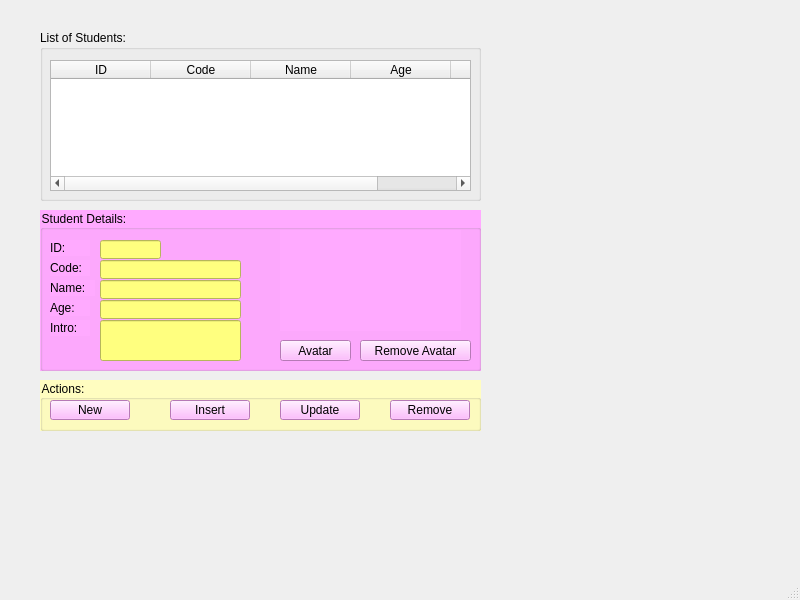
<?xml version="1.0" encoding="UTF-8"?>
<ui version="4.0">
 <class>MainWindow</class>
 <widget class="QMainWindow" name="MainWindow">
  <property name="geometry">
   <rect>
    <x>0</x>
    <y>0</y>
    <width>800</width>
    <height>600</height>
   </rect>
  </property>
  <property name="windowTitle">
   <string>MainWindow</string>
  </property>
  <widget class="QWidget" name="centralwidget">
   <widget class="QWidget" name="widget" native="true">
    <property name="geometry">
     <rect>
      <x>30</x>
      <y>30</y>
      <width>461</width>
      <height>411</height>
     </rect>
    </property>
    <widget class="QGroupBox" name="groupBox">
     <property name="geometry">
      <rect>
       <x>10</x>
       <y>350</y>
       <width>441</width>
       <height>51</height>
      </rect>
     </property>
     <property name="styleSheet">
      <string notr="true">background-color: rgb(255, 253, 192);</string>
     </property>
     <property name="title">
      <string>Actions:</string>
     </property>
     <widget class="QPushButton" name="pushButtonNew">
      <property name="geometry">
       <rect>
        <x>10</x>
        <y>20</y>
        <width>80</width>
        <height>20</height>
       </rect>
      </property>
      <property name="styleSheet">
       <string notr="true">background-color: rgb(255, 170, 255);</string>
      </property>
      <property name="text">
       <string>New</string>
      </property>
      <property name="icon">
       <iconset>
        <normaloff>images/ic_new.png</normaloff>images/ic_new.png</iconset>
      </property>
     </widget>
     <widget class="QPushButton" name="pushButtonInsert">
      <property name="geometry">
       <rect>
        <x>130</x>
        <y>20</y>
        <width>80</width>
        <height>20</height>
       </rect>
      </property>
      <property name="styleSheet">
       <string notr="true">background-color: rgb(255, 170, 255);</string>
      </property>
      <property name="text">
       <string>Insert</string>
      </property>
      <property name="icon">
       <iconset>
        <normaloff>images/ic_save.png</normaloff>images/ic_save.png</iconset>
      </property>
     </widget>
     <widget class="QPushButton" name="pushButtonUpdate">
      <property name="geometry">
       <rect>
        <x>240</x>
        <y>20</y>
        <width>80</width>
        <height>20</height>
       </rect>
      </property>
      <property name="styleSheet">
       <string notr="true">background-color: rgb(255, 170, 255);</string>
      </property>
      <property name="text">
       <string>Update</string>
      </property>
      <property name="icon">
       <iconset>
        <normaloff>images/ic_update.png</normaloff>images/ic_update.png</iconset>
      </property>
     </widget>
     <widget class="QPushButton" name="pushButtonRemove">
      <property name="geometry">
       <rect>
        <x>350</x>
        <y>20</y>
        <width>80</width>
        <height>20</height>
       </rect>
      </property>
      <property name="styleSheet">
       <string notr="true">background-color: rgb(255, 170, 255);</string>
      </property>
      <property name="text">
       <string>Remove</string>
      </property>
      <property name="icon">
       <iconset>
        <normaloff>images/ic_delete.png</normaloff>images/ic_delete.png</iconset>
      </property>
     </widget>
    </widget>
    <widget class="QGroupBox" name="groupBox_2">
     <property name="geometry">
      <rect>
       <x>10</x>
       <y>180</y>
       <width>441</width>
       <height>161</height>
      </rect>
     </property>
     <property name="styleSheet">
      <string notr="true">background-color: rgb(255, 170, 255);</string>
     </property>
     <property name="title">
      <string>Student Details:</string>
     </property>
     <widget class="QLineEdit" name="lineEditID">
      <property name="geometry">
       <rect>
        <x>60</x>
        <y>30</y>
        <width>61</width>
        <height>19</height>
       </rect>
      </property>
      <property name="styleSheet">
       <string notr="true">background-color: rgb(255, 255, 127);</string>
      </property>
     </widget>
     <widget class="QLabel" name="label_2">
      <property name="geometry">
       <rect>
        <x>10</x>
        <y>30</y>
        <width>40</width>
        <height>16</height>
       </rect>
      </property>
      <property name="text">
       <string>ID:</string>
      </property>
     </widget>
     <widget class="QLabel" name="label_3">
      <property name="geometry">
       <rect>
        <x>10</x>
        <y>50</y>
        <width>40</width>
        <height>16</height>
       </rect>
      </property>
      <property name="text">
       <string>Code:</string>
      </property>
     </widget>
     <widget class="QLineEdit" name="lineEditCode">
      <property name="geometry">
       <rect>
        <x>60</x>
        <y>50</y>
        <width>141</width>
        <height>19</height>
       </rect>
      </property>
      <property name="styleSheet">
       <string notr="true">background-color: rgb(255, 255, 127);</string>
      </property>
     </widget>
     <widget class="QLineEdit" name="lineEditName">
      <property name="geometry">
       <rect>
        <x>60</x>
        <y>70</y>
        <width>141</width>
        <height>19</height>
       </rect>
      </property>
      <property name="styleSheet">
       <string notr="true">background-color: rgb(255, 255, 127);</string>
      </property>
     </widget>
     <widget class="QLabel" name="label_4">
      <property name="geometry">
       <rect>
        <x>10</x>
        <y>70</y>
        <width>45</width>
        <height>16</height>
       </rect>
      </property>
      <property name="text">
       <string>Name:</string>
      </property>
     </widget>
     <widget class="QLineEdit" name="lineEditAge">
      <property name="geometry">
       <rect>
        <x>60</x>
        <y>90</y>
        <width>141</width>
        <height>19</height>
       </rect>
      </property>
      <property name="styleSheet">
       <string notr="true">background-color: rgb(255, 255, 127);</string>
      </property>
     </widget>
     <widget class="QLabel" name="label_5">
      <property name="geometry">
       <rect>
        <x>10</x>
        <y>90</y>
        <width>40</width>
        <height>16</height>
       </rect>
      </property>
      <property name="text">
       <string>Age:</string>
      </property>
     </widget>
     <widget class="QLineEdit" name="lineEditIntro">
      <property name="geometry">
       <rect>
        <x>60</x>
        <y>110</y>
        <width>141</width>
        <height>41</height>
       </rect>
      </property>
      <property name="styleSheet">
       <string notr="true">background-color: rgb(255, 255, 127);</string>
      </property>
     </widget>
     <widget class="QLabel" name="label_6">
      <property name="geometry">
       <rect>
        <x>10</x>
        <y>110</y>
        <width>40</width>
        <height>16</height>
       </rect>
      </property>
      <property name="text">
       <string>Intro:</string>
      </property>
     </widget>
     <widget class="QPushButton" name="pushButtonAvatar">
      <property name="geometry">
       <rect>
        <x>240</x>
        <y>130</y>
        <width>71</width>
        <height>21</height>
       </rect>
      </property>
      <property name="text">
       <string>Avatar</string>
      </property>
     </widget>
     <widget class="QPushButton" name="pushButtonRemoveAvatar">
      <property name="geometry">
       <rect>
        <x>320</x>
        <y>130</y>
        <width>111</width>
        <height>21</height>
       </rect>
      </property>
      <property name="text">
       <string>Remove Avatar</string>
      </property>
     </widget>
     <widget class="QLabel" name="labelAvatar">
      <property name="geometry">
       <rect>
        <x>240</x>
        <y>20</y>
        <width>181</width>
        <height>101</height>
       </rect>
      </property>
      <property name="text">
       <string/>
      </property>
      <property name="pixmap">
       <pixmap>images/ic_no_avatar.png</pixmap>
      </property>
      <property name="scaledContents">
       <bool>true</bool>
      </property>
     </widget>
    </widget>
    <widget class="QGroupBox" name="groupBox_3">
     <property name="geometry">
      <rect>
       <x>10</x>
       <y>0</y>
       <width>441</width>
       <height>171</height>
      </rect>
     </property>
     <property name="title">
      <string>List of Students:</string>
     </property>
     <widget class="QTableWidget" name="tableWidgetStudent">
      <property name="geometry">
       <rect>
        <x>10</x>
        <y>30</y>
        <width>421</width>
        <height>131</height>
       </rect>
      </property>
      <column>
       <property name="text">
        <string>ID</string>
       </property>
      </column>
      <column>
       <property name="text">
        <string>Code</string>
       </property>
      </column>
      <column>
       <property name="text">
        <string>Name</string>
       </property>
      </column>
      <column>
       <property name="text">
        <string>Age</string>
       </property>
      </column>
      <column>
       <property name="text">
        <string>Intro</string>
       </property>
      </column>
     </widget>
    </widget>
   </widget>
  </widget>
  <widget class="QMenuBar" name="menubar">
   <property name="geometry">
    <rect>
     <x>0</x>
     <y>0</y>
     <width>800</width>
     <height>26</height>
    </rect>
   </property>
  </widget>
  <widget class="QStatusBar" name="statusbar"/>
 </widget>
 <resources/>
 <connections/>
</ui>
